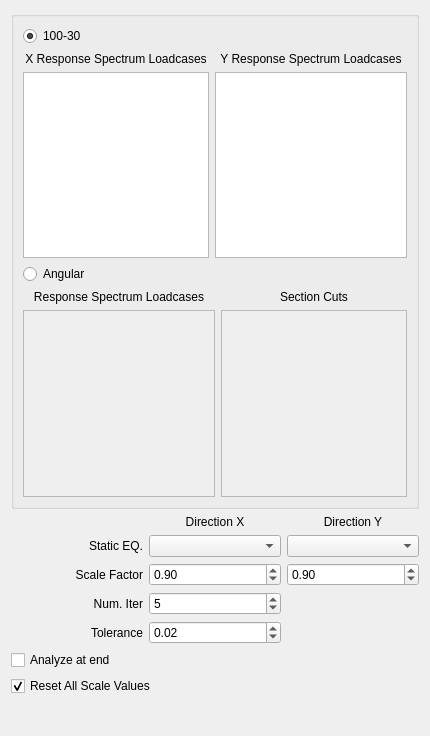
<?xml version="1.0" encoding="UTF-8"?>
<ui version="4.0">
 <class>Dialog</class>
 <widget class="QDialog" name="Dialog">
  <property name="geometry">
   <rect>
    <x>0</x>
    <y>0</y>
    <width>430</width>
    <height>736</height>
   </rect>
  </property>
  <property name="windowTitle">
   <string>Response Spectrum Analysis</string>
  </property>
  <layout class="QVBoxLayout" name="verticalLayout">
   <item>
    <widget class="QGroupBox" name="groupBox">
     <property name="title">
      <string/>
     </property>
     <layout class="QGridLayout" name="gridLayout">
      <item row="0" column="0">
       <widget class="QRadioButton" name="combination">
        <property name="text">
         <string>100-30</string>
        </property>
        <property name="checked">
         <bool>true</bool>
        </property>
       </widget>
      </item>
      <item row="1" column="0">
       <widget class="QLabel" name="label_3">
        <property name="layoutDirection">
         <enum>Qt::LeftToRight</enum>
        </property>
        <property name="text">
         <string>X Response Spectrum Loadcases</string>
        </property>
        <property name="alignment">
         <set>Qt::AlignCenter</set>
        </property>
       </widget>
      </item>
      <item row="1" column="1" colspan="2">
       <widget class="QLabel" name="label_4">
        <property name="layoutDirection">
         <enum>Qt::LeftToRight</enum>
        </property>
        <property name="text">
         <string>Y Response Spectrum Loadcases</string>
        </property>
        <property name="alignment">
         <set>Qt::AlignCenter</set>
        </property>
       </widget>
      </item>
      <item row="2" column="0">
       <widget class="QListWidget" name="x_loadcase_list">
        <property name="selectionMode">
         <enum>QAbstractItemView::MultiSelection</enum>
        </property>
        <property name="sortingEnabled">
         <bool>false</bool>
        </property>
       </widget>
      </item>
      <item row="2" column="1" colspan="2">
       <widget class="QListWidget" name="y_loadcase_list">
        <property name="selectionMode">
         <enum>QAbstractItemView::MultiSelection</enum>
        </property>
        <property name="sortingEnabled">
         <bool>false</bool>
        </property>
       </widget>
      </item>
      <item row="3" column="0">
       <widget class="QRadioButton" name="angular">
        <property name="text">
         <string>Angular</string>
        </property>
       </widget>
      </item>
      <item row="4" column="0" colspan="2">
       <widget class="QLabel" name="label_5">
        <property name="layoutDirection">
         <enum>Qt::LeftToRight</enum>
        </property>
        <property name="text">
         <string>Response Spectrum Loadcases</string>
        </property>
        <property name="alignment">
         <set>Qt::AlignCenter</set>
        </property>
       </widget>
      </item>
      <item row="4" column="2">
       <widget class="QLabel" name="label_10">
        <property name="layoutDirection">
         <enum>Qt::LeftToRight</enum>
        </property>
        <property name="text">
         <string>Section Cuts</string>
        </property>
        <property name="alignment">
         <set>Qt::AlignCenter</set>
        </property>
       </widget>
      </item>
      <item row="5" column="0" colspan="2">
       <widget class="QListWidget" name="angular_specs">
        <property name="enabled">
         <bool>false</bool>
        </property>
        <property name="selectionMode">
         <enum>QAbstractItemView::MultiSelection</enum>
        </property>
        <property name="sortingEnabled">
         <bool>false</bool>
        </property>
       </widget>
      </item>
      <item row="5" column="2">
       <widget class="QListWidget" name="section_cuts">
        <property name="enabled">
         <bool>false</bool>
        </property>
        <property name="selectionMode">
         <enum>QAbstractItemView::MultiSelection</enum>
        </property>
        <property name="sortingEnabled">
         <bool>false</bool>
        </property>
       </widget>
      </item>
     </layout>
    </widget>
   </item>
   <item>
    <layout class="QGridLayout" name="gridLayout_3">
     <item row="1" column="0">
      <widget class="QLabel" name="label_2">
       <property name="text">
        <string>Static EQ.</string>
       </property>
       <property name="alignment">
        <set>Qt::AlignRight|Qt::AlignTrailing|Qt::AlignVCenter</set>
       </property>
      </widget>
     </item>
     <item row="1" column="1">
      <widget class="QComboBox" name="static_x"/>
     </item>
     <item row="3" column="1">
      <widget class="QSpinBox" name="iteration">
       <property name="minimum">
        <number>1</number>
       </property>
       <property name="value">
        <number>5</number>
       </property>
      </widget>
     </item>
     <item row="4" column="0">
      <widget class="QLabel" name="label_9">
       <property name="text">
        <string>Tolerance</string>
       </property>
       <property name="alignment">
        <set>Qt::AlignRight|Qt::AlignTrailing|Qt::AlignVCenter</set>
       </property>
      </widget>
     </item>
     <item row="0" column="2">
      <widget class="QLabel" name="label_6">
       <property name="enabled">
        <bool>true</bool>
       </property>
       <property name="text">
        <string>Direction Y</string>
       </property>
       <property name="alignment">
        <set>Qt::AlignCenter</set>
       </property>
      </widget>
     </item>
     <item row="2" column="0">
      <widget class="QLabel" name="label_7">
       <property name="text">
        <string>Scale Factor</string>
       </property>
       <property name="alignment">
        <set>Qt::AlignRight|Qt::AlignTrailing|Qt::AlignVCenter</set>
       </property>
      </widget>
     </item>
     <item row="3" column="0">
      <widget class="QLabel" name="label_8">
       <property name="text">
        <string>Num. Iter</string>
       </property>
       <property name="alignment">
        <set>Qt::AlignRight|Qt::AlignTrailing|Qt::AlignVCenter</set>
       </property>
      </widget>
     </item>
     <item row="5" column="0" colspan="3">
      <widget class="QCheckBox" name="analyze">
       <property name="layoutDirection">
        <enum>Qt::LeftToRight</enum>
       </property>
       <property name="text">
        <string>Analyze at end</string>
       </property>
       <property name="checked">
        <bool>false</bool>
       </property>
      </widget>
     </item>
     <item row="1" column="2">
      <widget class="QComboBox" name="static_y">
       <property name="enabled">
        <bool>true</bool>
       </property>
      </widget>
     </item>
     <item row="0" column="1">
      <widget class="QLabel" name="label">
       <property name="layoutDirection">
        <enum>Qt::LeftToRight</enum>
       </property>
       <property name="text">
        <string>Direction X</string>
       </property>
       <property name="alignment">
        <set>Qt::AlignCenter</set>
       </property>
      </widget>
     </item>
     <item row="2" column="2">
      <widget class="QDoubleSpinBox" name="y_scalefactor">
       <property name="minimum">
        <double>0.850000000000000</double>
       </property>
       <property name="maximum">
        <double>1.000000000000000</double>
       </property>
       <property name="singleStep">
        <double>0.050000000000000</double>
       </property>
       <property name="value">
        <double>0.900000000000000</double>
       </property>
      </widget>
     </item>
     <item row="4" column="1">
      <widget class="QDoubleSpinBox" name="tolerance">
       <property name="minimum">
        <double>0.000000000000000</double>
       </property>
       <property name="maximum">
        <double>0.500000000000000</double>
       </property>
       <property name="singleStep">
        <double>0.010000000000000</double>
       </property>
       <property name="value">
        <double>0.020000000000000</double>
       </property>
      </widget>
     </item>
     <item row="2" column="1">
      <widget class="QDoubleSpinBox" name="x_scalefactor">
       <property name="minimum">
        <double>0.850000000000000</double>
       </property>
       <property name="maximum">
        <double>1.000000000000000</double>
       </property>
       <property name="singleStep">
        <double>0.050000000000000</double>
       </property>
       <property name="value">
        <double>0.900000000000000</double>
       </property>
      </widget>
     </item>
     <item row="6" column="0" colspan="3">
      <widget class="QCheckBox" name="reset">
       <property name="text">
        <string>Reset All Scale Values</string>
       </property>
       <property name="checked">
        <bool>true</bool>
       </property>
      </widget>
     </item>
    </layout>
   </item>
   <item>
    <spacer name="verticalSpacer">
     <property name="orientation">
      <enum>Qt::Vertical</enum>
     </property>
     <property name="sizeHint" stdset="0">
      <size>
       <width>20</width>
       <height>40</height>
      </size>
     </property>
    </spacer>
   </item>
  </layout>
 </widget>
 <resources/>
 <connections/>
</ui>
